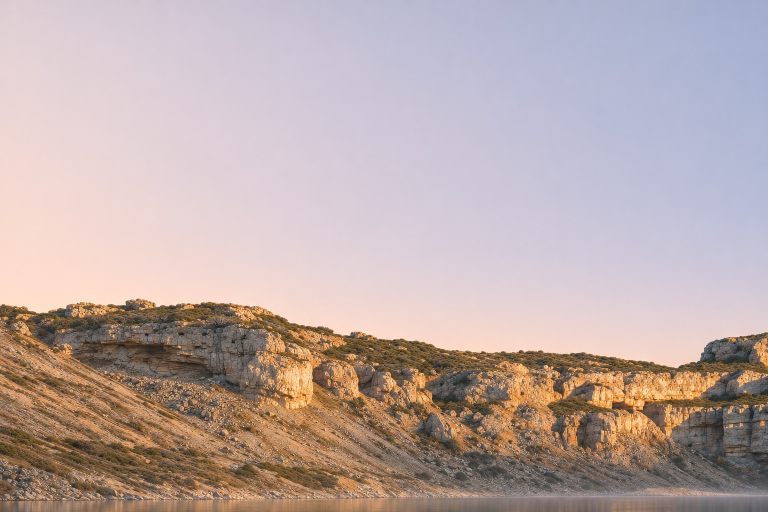
#> input picture assets-src/eye/far-edge/w0-t1.jpg, 1536 x 1024 px, given in place of w0-in.png, which was not available (shown at 1/2 size)
$ python stitch.py
#> lines starting #> are read from the running program, lines starting #| are printed output that depends on the picture
# Joins the four enlarged windows of the base into one band, each laid on the window it was made from (ECC, affine), colours taken back to the base.
import cv2, numpy as np
S = 1536/585
X0 = [0,317,634,951]
W = round(1536*S); H = 1024
acc = np.zeros((H,W,3),np.float64); wsum = np.zeros((H,W,1),np.float64)
for i,x0 in enumerate(X0):
    a = cv2.imread(f'out/work/plate/w{i}-in.png').astype(np.float32)
    b = cv2.imread(f'assets-src/eye/far-edge/w{i}-t1.jpg').astype(np.float32)
    ga = cv2.cvtColor(cv2.resize(a,(768,512),interpolation=cv2.INTER_AREA),cv2.COLOR_BGR2GRAY)
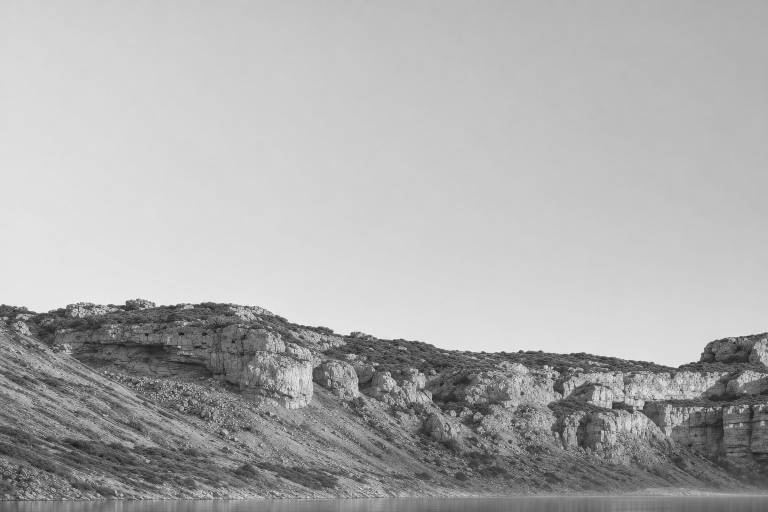
#> ga: shape (512, 768) float32; min 22.95, max 237.5, mean 174.1
    gb = cv2.cvtColor(cv2.resize(b,(768,512),interpolation=cv2.INTER_AREA),cv2.COLOR_BGR2GRAY)
    ga = cv2.GaussianBlur(ga,(0,0),2.0); gb = cv2.GaussianBlur(gb,(0,0),2.0)
    warp = np.eye(2,3,dtype=np.float32)
    try:
        cc, warp = cv2.findTransformECC(ga, gb, warp, cv2.MOTION_AFFINE, (cv2.TERM_CRITERIA_EPS|cv2.TERM_CRITERIA_COUNT, 300, 1e-7), None, 5)
#> cc = 1; warp = [[1, 3.9e-10, -1.73e-07], [2.77e-11, 1, 1.22e-07]]
    except cv2.error as e:
        print('ecc failed', i, e); cc = -1
    print(i, 'cc', round(cc,4), 'warp', np.round(warp,4).tolist())
#| 0 cc 1.0 warp [[1.0, 0.0, -0.0], [0.0, 1.0, 0.0]]
    w2 = warp.copy(); w2[:,2] *= 2.0
#> after `w2 = warp.copy()`: w2 = [[1, 3.9e-10, -1.73e-07], [2.77e-11, 1, 1.22e-07]]
    bw = cv2.warpAffine(b, w2, (1536,1024), flags=cv2.INTER_LANCZOS4|cv2.WARP_INVERSE_MAP, borderMode=cv2.BORDER_REFLECT)
    # colours back to the source, at low frequency
    la = cv2.GaussianBlur(a,(0,0),40); lb = cv2.GaussianBlur(bw,(0,0),40)
#> after `la = cv2.GaussianBlur(a, (0, 0), 40)`:
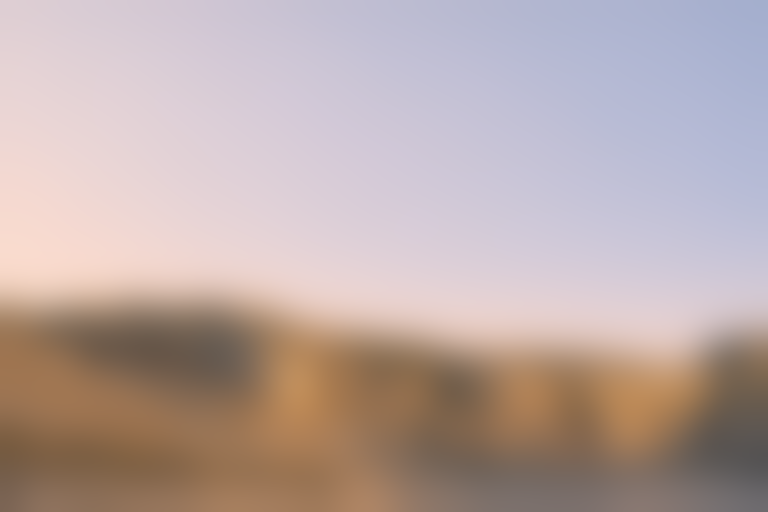
#> la: shape (1024, 1536, 3) float32 (shown at 1/2 size); mean B, G, R 166.4, 169, 186.6
    bw = np.clip(bw * (la+4)/(lb+4), 0, 255)
    # feather across
    x = np.arange(1536, dtype=np.float64)
    f = np.clip(np.minimum(x+1, 1536-x)/350.0, 0, 1)
    if i == 0: f = np.where(x < 768, 1.0, f)
    if i == len(X0)-1: f = np.where(x > 768, 1.0, f)
    f = (f*f*(3-2*f))[None,:,None] + 1e-6
    ox = round(x0*S)
    acc[:, ox:ox+1536] += bw*f; wsum[:, ox:ox+1536] += f
#> after `acc[:, ox:ox + 1536] += bw * f`:
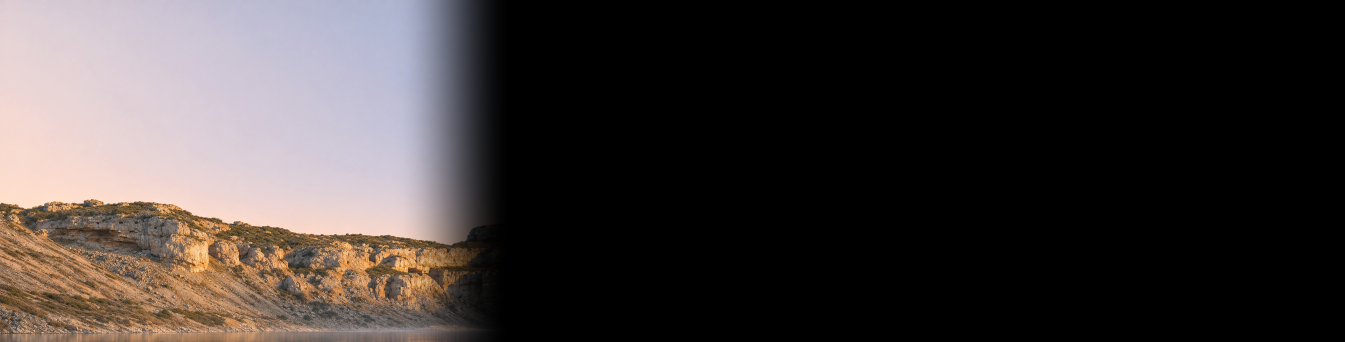
#> acc: shape (1024, 4033, 3) float64 (shown at 1/3 size); mean B, G, R 56.1, 57.4, 63.8; drawn with min black and max white
#> pass 2 of the loop `for i,x0 in enumerate(X0):`:
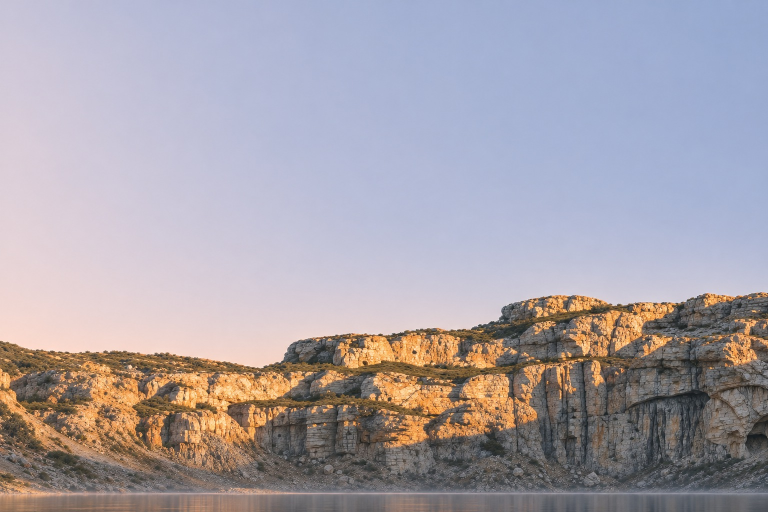
#> input picture assets-src/eye/far-edge/w1-t1.jpg, 1536 x 1024 px, given in place of w1-in.png, which was not available (shown at 1/2 size)
#> `ga = cv2.GaussianBlur(ga, (0, 0), 2.0)`:
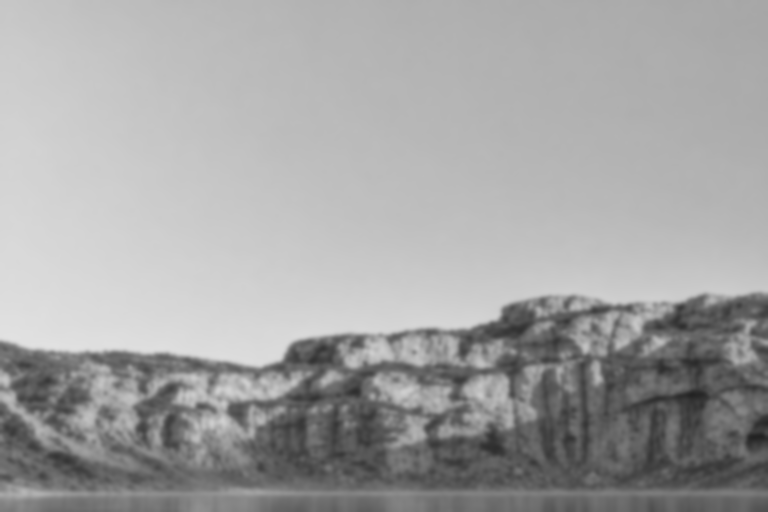
#> ga: shape (512, 768) float32; min 34.44, max 226, mean 163.5
#> warp = [[1, -2.7e-10, 1.17e-07], [4.02e-12, 1, -6.89e-08]]
#| 1 cc 1.0 warp [[1.0, -0.0, 0.0], [0.0, 1.0, -0.0]]
#> w2 has the same summary as warp
#> `acc[:, ox:ox + 1536] += bw * f`:
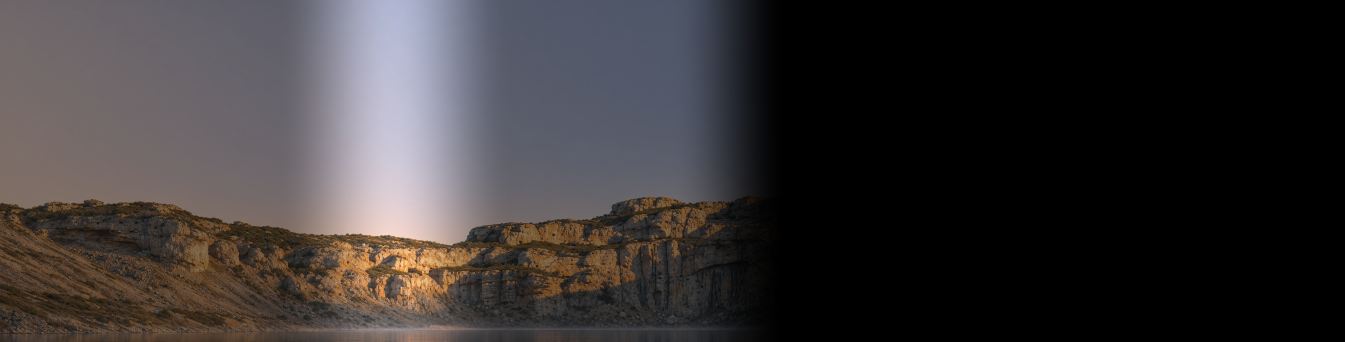
#> acc: shape (1024, 4033, 3) float64 (shown at 1/3 size); mean B, G, R 106, 104.9, 113.1; drawn with min black and max white
#> pass 3 of the loop `for i,x0 in enumerate(X0):`:
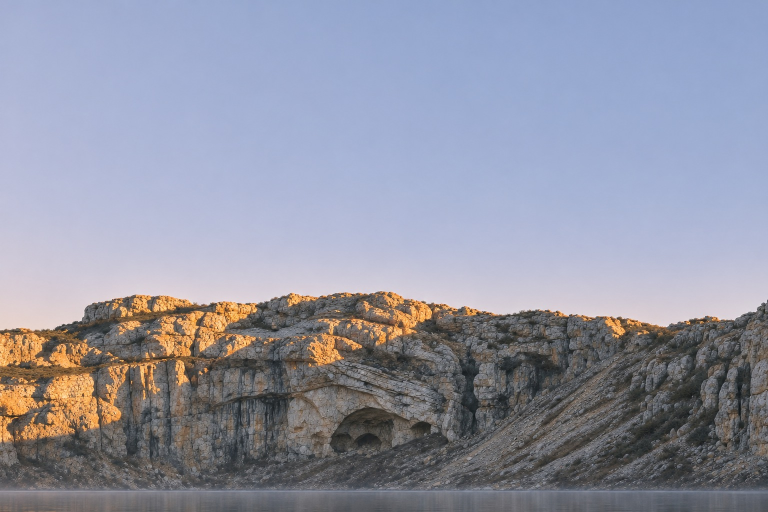
#> input picture assets-src/eye/far-edge/w2-t1.jpg, 1536 x 1024 px, found by its file name (shown at 1/2 size)
#> `gb = cv2.cvtColor(cv2.resize(b,(768,512),interpolation=cv2.INTER_AREA)..`:
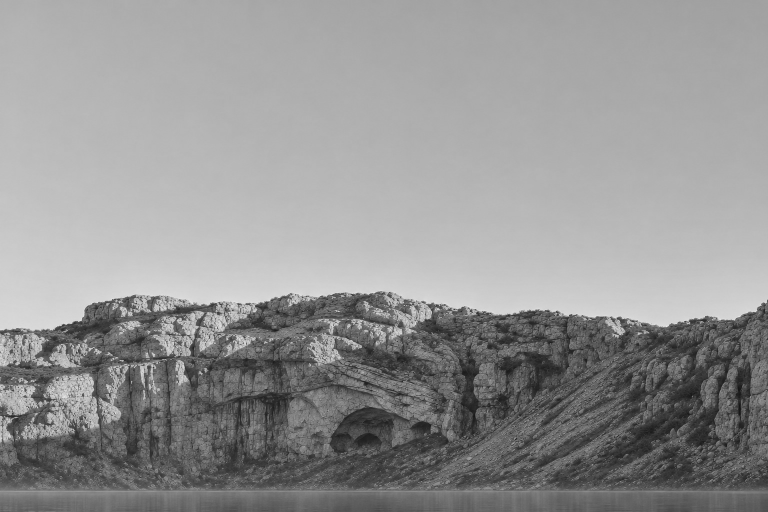
#> gb: shape (512, 768) float32; min 21.93, max 234, mean 148.5
#> (the run stopped early here; a loop or call above may not have finished)
